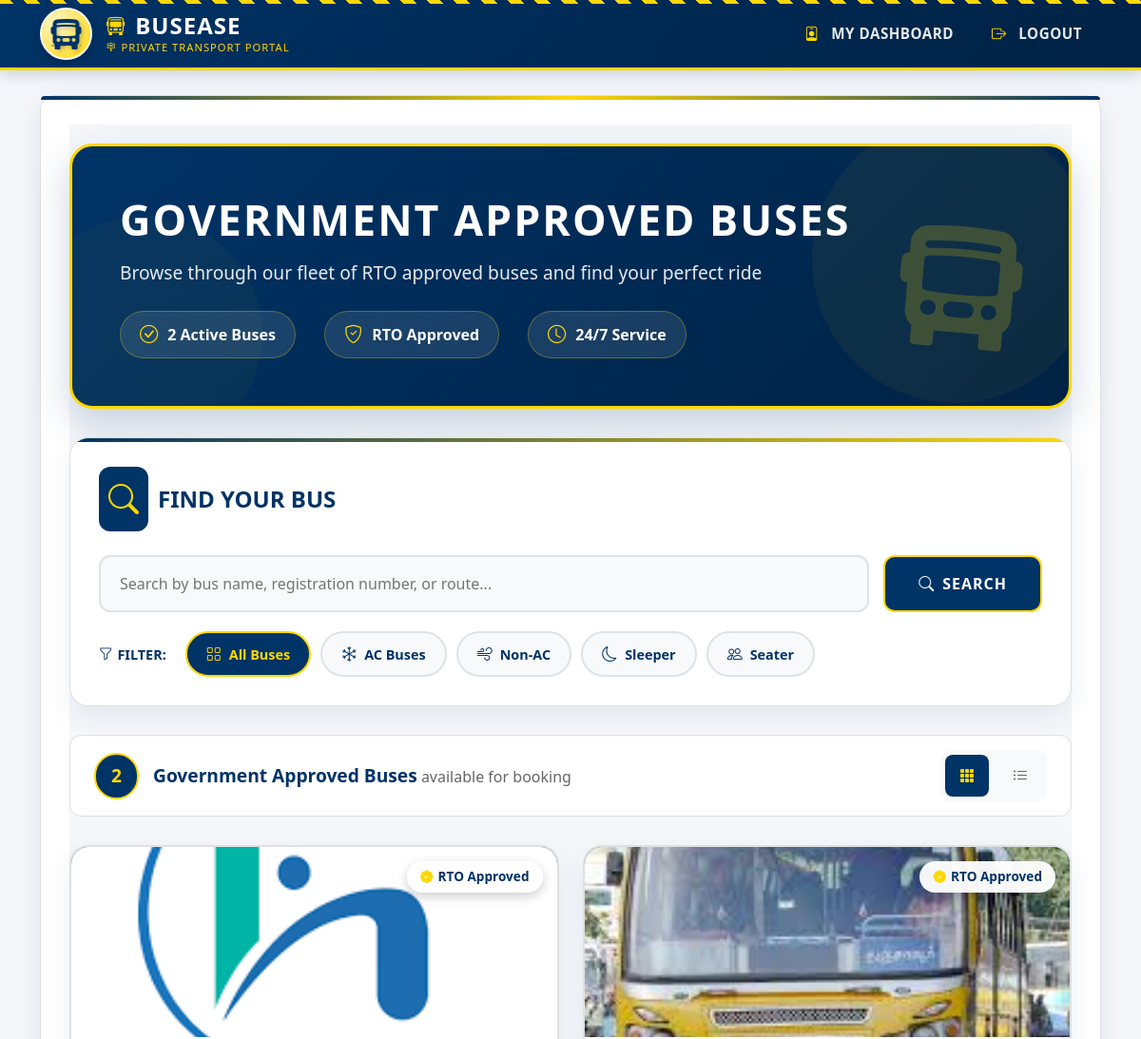
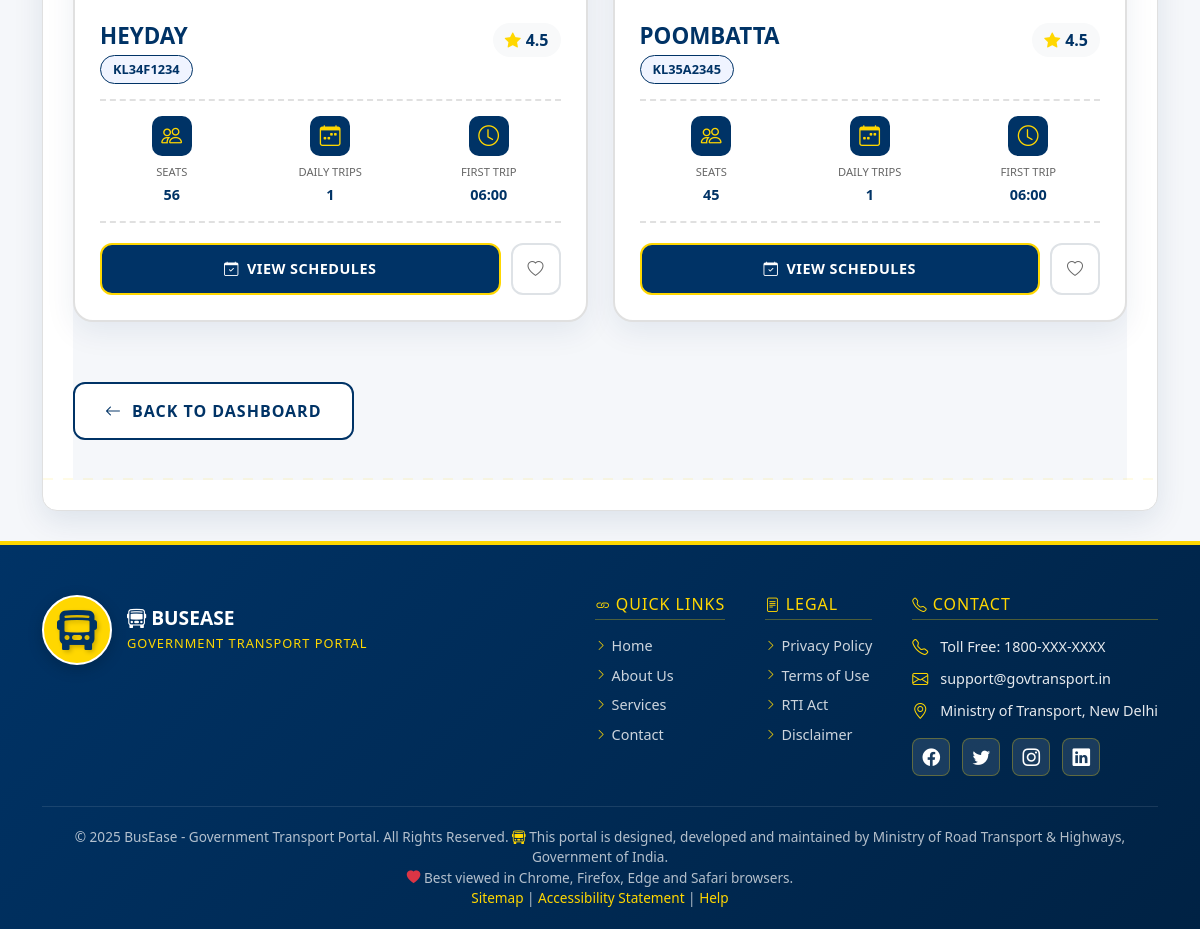
Screenshot of /traveller/available-buses/ (signed in) with the database file from the repository (2 pictures, top to bottom).
### bus_owner/models.py (models this page shows, shortened)
class Bus(models.Model):
    owner = models.ForeignKey(BusOwnerProfile, on_delete=models.CASCADE, related_name='buses')
    bus_name = models.CharField(max_length=100, default="Unnamed Bus")
    bus_number = models.CharField(max_length=20, unique=True)
    total_seats = models.PositiveIntegerField()
    owner_contact_number = models.CharField(max_length=15, blank=True, default="")
    driver_name = models.CharField(max_length=100, blank=True, default="")
    driver_contact_number = models.CharField(max_length=15, blank=True, default="")
    driver_license = models.FileField(upload_to='driver_licenses/', null=True, blank=True)
    registration_document = models.FileField(upload_to='registration_docs/', blank=True, null=True)
    pollution_test_certificate = models.FileField(upload_to='pollution_tests/', null=True, blank=True)
    insurance_document = models.FileField(upload_to='insurance_docs/', null=True, blank=True)
    approved = models.BooleanField(default=False)
    class Meta:
        ordering = ['bus_number']
        verbose_name = "Bus"
        verbose_name_plural = "Buses"

class BusPhoto(models.Model):
    bus = models.ForeignKey(Bus, on_delete=models.CASCADE, related_name="photos")
    image = models.ImageField(upload_to="bus_photos/")
    uploaded_at = models.DateTimeField(auto_now_add=True)

### traveller/views.py (the view)
# urls.py: path('available-buses/',views.available_buses, name='available_buses'),
@login_required
def available_buses(request):
    buses = Bus.objects.filter(approved=True)
    return render(request, 'traveller/available_buses.html', {'buses': buses})

### traveller/templates/traveller/available_buses.html (shortened to what this page needs)
{% extends 'base.html' %}
{% load static %}
{% block content %}
<div class="gov-buses-page">
  <div class="gov-hero-header">
    <div class="gov-hero-decor"></div>
    <div class="gov-hero-decor-2"></div>
    <i class="bi bi-bus-front-fill gov-bus-icon-large"></i>
    <div class="gov-hero-content">
      <h1>Government Approved Buses</h1>
      <p>Browse through our fleet of RTO approved buses and find your perfect ride</p>
      <div class="gov-hero-stats">
        <div class="gov-hero-stat">
          <i class="bi bi-check-circle"></i>
          <span>{{ buses|length }} Active Buses</span>
        </div>
        <div class="gov-hero-stat">
          <i class="bi bi-shield-check"></i>
          <span>RTO Approved</span>
        </div>
        <div class="gov-hero-stat">
          <i class="bi bi-clock"></i>
          <span>24/7 Service</span>
        </div>
      </div>
    </div>
  </div>
  <div class="gov-search-section">
    <div class="gov-search-title">
      <i class="bi bi-search"></i>
      <h3>Find Your Bus</h3>
    </div>
    <div class="gov-search-wrapper">
      <input
        type="text"
        class="gov-search-input"
        id="govSearchInput"
        placeholder="Search by bus name, registration number, or route..."
      >
      <button class="gov-search-btn" onclick="searchBuses()">
        <i class="bi bi-search"></i> Search
      </button>
    </div>
    <div class="gov-filter-section">
      <div class="gov-filter-label">
        <i class="bi bi-funnel"></i>
        <span>Filter:</span>
      </div>
      <div class="gov-filter-chips">
        <button class="gov-filter-chip active" onclick="filterBuses('all', this)">
          <i class="bi bi-grid"></i> All Buses
        </button>
        <button class="gov-filter-chip" onclick="filterBuses('ac', this)">
          <i class="bi bi-snow"></i> AC Buses
        </button>
        <button class="gov-filter-chip" onclick="filterBuses('non-ac', this)">
          <i class="bi bi-wind"></i> Non-AC
        </button>
        <button class="gov-filter-chip" onclick="filterBuses('sleeper', this)">
          <i class="bi bi-moon"></i> Sleeper
        </button>
        <button class="gov-filter-chip" onclick="filterBuses('seater', this)">
          <i class="bi bi-people"></i> Seater
        </button>
      </div>
    </div>
  </div>
  {% if buses %}
    <div class="gov-stats-bar">
      <div class="gov-stats-info">
        <div class="gov-stats-badge">{{ buses|length }}</div>
        <div class="gov-stats-text">
          <strong>Government Approved Buses</strong> available for booking
        </div>
      </div>
      <div class="gov-view-toggle">
        <button class="gov-toggle-btn active" onclick="toggleView('grid', this)" id="gridToggle">
          <i class="bi bi-grid-3x3-gap-fill"></i>
        </button>
        <button class="gov-toggle-btn" onclick="toggleView('list', this)" id="listToggle">
          <i class="bi bi-list-ul"></i>
        </button>
      </div>
    </div>
    <div class="gov-buses-grid active" id="gridView">
      {% for bus in buses %}
        <div class="gov-bus-card" data-bus-name="{{ bus.bus_name|lower }}" data-bus-number="{{ bus.bus_number|lower }}">
          <div class="gov-bus-image-wrapper">
            {% if bus.photos.all %}
              <img src="{{ bus.photos.first.image.url }}" class="gov-bus-image" alt="{{ bus.bus_name }}">
            {% else %}
              <div class="gov-bus-image-placeholder">
                <i class="bi bi-bus-front"></i>
              </div>
            {% endif %}
            <div class="gov-bus-badges">
              <span class="gov-bus-badge">
                <i class="bi bi-patch-check-fill"></i> RTO Approved
              </span>
            </div>
          </div>
          <div class="gov-bus-content">
            <div class="gov-bus-header">
              <div class="gov-bus-title">
                <h3>{{ bus.bus_name }}</h3>
                <span class="gov-bus-number">{{ bus.bus_number }}</span>
              </div>
              <div class="gov-bus-rating">
                <i class="bi bi-star-fill"></i>
                <span>4.5</span>
              </div>
            </div>
            <div class="gov-bus-features">
              <div class="gov-feature-item">
                <div class="gov-feature-icon">
                  <i class="bi bi-people"></i>
                </div>
                <div class="gov-feature-label">Seats</div>
                <div class="gov-feature-value">{{ bus.total_seats|default:"40" }}</div>
              </div>
              <div class="gov-feature-item">
                <div class="gov-feature-icon">
                  <i class="bi bi-calendar-week"></i>
                </div>
                <div class="gov-feature-label">Daily Trips</div>
                <div class="gov-feature-value">{{ bus.schedules.count }}</div>
              </div>
              <div class="gov-feature-item">
                <div class="gov-feature-icon">
                  <i class="bi bi-clock"></i>
                </div>
                <div class="gov-feature-label">First Trip</div>
                <div class="gov-feature-value">06:00</div>
              </div>
            </div>
            <div class="gov-bus-footer">
              {% if bus.schedules.exists %}
                <a href="{% url 'view_schedules' bus.id %}" class="gov-btn-primary">
                  <i class="bi bi-calendar-check"></i> View Schedules
                </a>
              {% else %}
                <button class="gov-btn-disabled" disabled>
                  <i class="bi bi-x-circle"></i> No Schedules
                </button>
              {% endif %}
              <button class="gov-btn-favorite" onclick="toggleFavorite(this)" title="Add to Favorites">
                <i class="bi bi-heart"></i>
              </button>
            </div>
          </div>
        </div>
      {% endfor %}
    </div>
  {% endif %}
  <a href="{% url 'traveller_dashboard' %}" class="gov-back-btn">
    <i class="bi bi-arrow-left"></i> Back to Dashboard
  </a>
</div>
{% endblock %}

### templates/base.html (style rules this page uses)
:root { --gov-primary: #003366; --gov-secondary: #FFD700; --gov-accent: #002244; --gov-light: #f0f4f8; --gov-dark: #1a1d20; --gov-gradient: linear-gradient(135deg, #003366 0%, #002244 100%); --transport-blue: #0047ab; --transport-gold: #ffb700; }
* { margin: 0; padding: 0; box-sizing: border-box; }
body { background: #f5f7fa; min-height: 100vh; display: flex; flex-direction: column; padding-top: 80px; font-family: 'Segoe UI', 'Arial', sans-serif; }

### rows the page displays
Bus: photos.first.image (picture), bus_name "HEYDAY", bus_number "KL34F1234", total_seats "56", schedules.count "1", shows "VIEW SCHEDULES"
Bus: photos.first.image (picture), bus_name "POOMBATTA", bus_number "KL35A2345", total_seats "45", schedules.count "1", shows "VIEW SCHEDULES"

### other values shown
{{ buses|length }} "2"
{{ now|default:2025 }} "2025"
